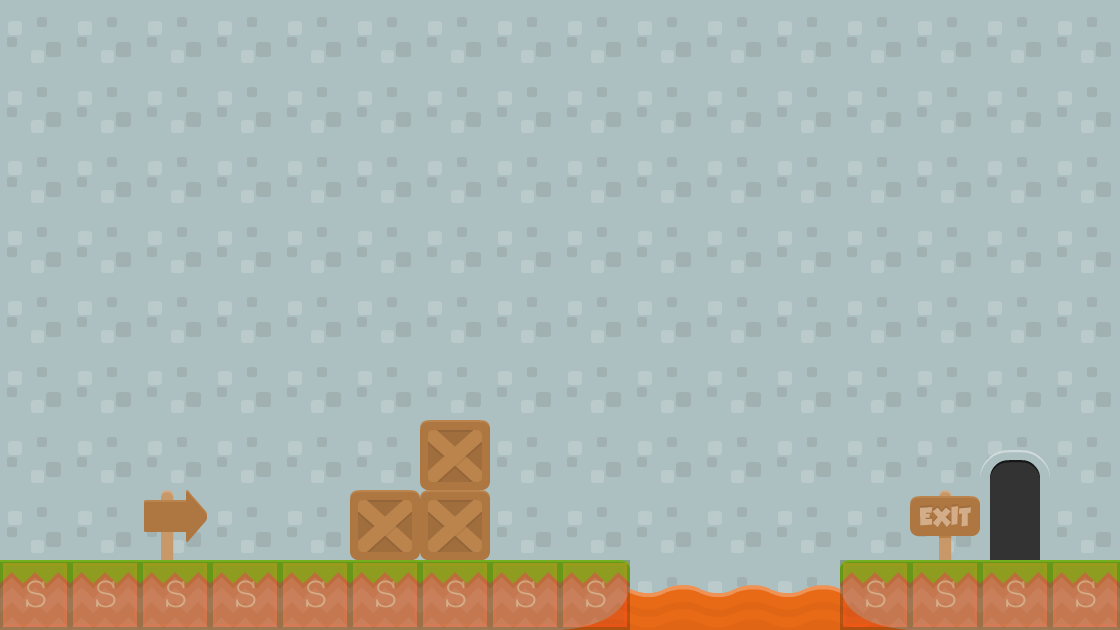

This is a level from a 2D game, rendered from its Tiled map with the project's own tilesets. A one-line summary and the map file follow, with tile-layer data summarised:
An orthogonal 16x9 tile map with 70x70 px tiles, 5 tile layers (Background3, Background2, Background1, collision, ...), 2 tilesets and 1 object (levelTrigger).

<map version="1.0" orientation="orthogonal" renderorder="right-down" width="16" height="9" tilewidth="70" tileheight="70" backgroundcolor="#ff0000">
 <tileset firstgid="1" name="background-tiles" tilewidth="70" tileheight="70">
  <image source="../img/background-tiles.png" width="910" height="910" />
 </tileset>
 <tileset firstgid="170" name="meta-tiles" tilewidth="70" tileheight="70">
  <image source="../img/meta-tiles.png" width="350" height="70" />
  <tile id="4">
   <properties>
    <property name="type" value="solid" />
   </properties>
  </tile>
 </tileset>
 <layer name="Background3" width="16" height="9">
  <data>[144 cells, 3 non-empty, 1 distinct tile ids]</data>
 </layer>
 <layer name="Background2" width="16" height="9">
  <data>[144 cells, 144 non-empty, 2 distinct tile ids]</data>
 </layer>
 <layer name="Background1" width="16" height="9">
  <data>[144 cells, 18 non-empty, 6 distinct tile ids]</data>
 </layer>
 <layer name="collision" width="16" height="9" opacity="0.21">
  <data>[144 cells, 13 non-empty, 1 distinct tile ids]</data>
 </layer>
 <objectgroup name="trigger-entities">
  <properties>
   <property name="xSpawn" value="400" />
   <property name="ySpawn" value="0" />
  </properties>
  <object name="levelTrigger" x="980" y="437.5" width="70" height="122.5">
   <properties>
    <property name="level" value="ArmandoLevel02" />
   </properties>
  </object>
 </objectgroup>
 <layer name="foreground1" width="16" height="9">
  <data>[144 cells, 5 non-empty, 3 distinct tile ids]</data>
 </layer>
</map>
